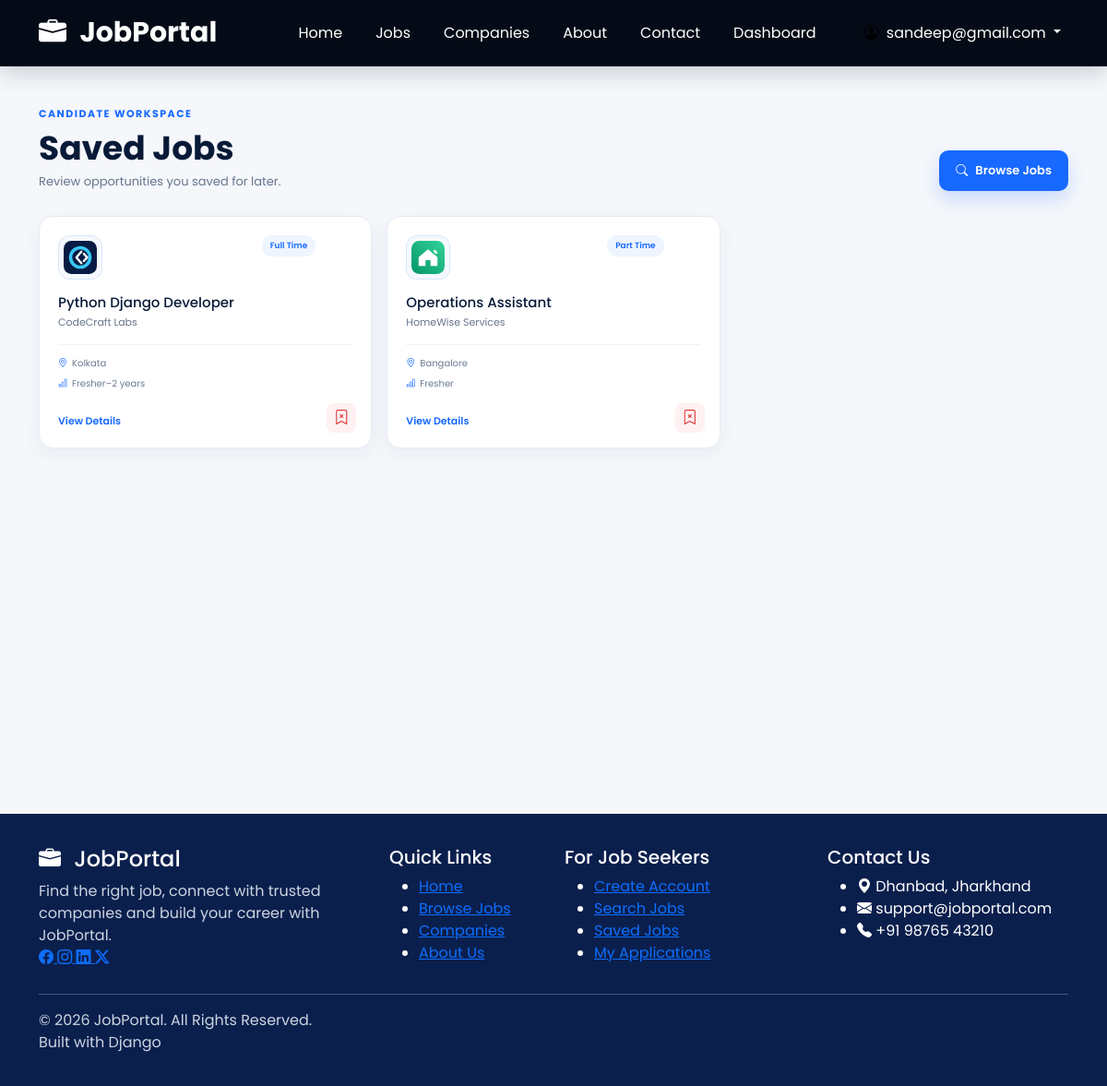
/jobs/saved-jobs/ (signed in), run on the app's committed database.
### accounts/models.py (models this page shows, shortened)
class User(AbstractUser):
    USER_TYPES = (
        ('candidate', 'Candidate'),
        ('employer', 'Employer'),
    )
    user_type = models.CharField(
        max_length=20,
        choices=USER_TYPES
    )
    phone = models.CharField(
        max_length=15,
        blank=True
    )
    profile_image = models.ImageField(
        upload_to='profiles/',
        blank=True,
        null=True
    )
    resume = models.FileField(
    upload_to="resumes/",
    blank=True,
    null=True
)

### jobs/models.py (models this page shows, shortened)
class SavedJob(models.Model):
    candidate = models.ForeignKey(
        settings.AUTH_USER_MODEL,
        on_delete=models.CASCADE,
        related_name="saved_jobs"
    )
    job = models.ForeignKey(
        Job,
        on_delete=models.CASCADE,
        related_name="saved_by_candidates"
    )
    saved_at = models.DateTimeField(
        auto_now_add=True
    )
    class Meta:
        unique_together = (
            "candidate",
            "job"
        )

class Job(models.Model):
    JOB_TYPES = (
        ("full_time", "Full Time"),
        ("part_time", "Part Time"),
        ("internship", "Internship"),
        ("contract", "Contract"),
        ("remote", "Remote"),
    )
    employer = models.ForeignKey(
        settings.AUTH_USER_MODEL,
        on_delete=models.CASCADE,
        related_name="posted_jobs"
    )
    title = models.CharField(max_length=200)
    company_name = models.CharField(
        max_length=180,
        blank=True
    )
    category = models.CharField(
        max_length=100,
        blank=True
    )
    job_type = models.CharField(
        max_length=20,
        choices=JOB_TYPES
    )
    location = models.CharField(max_length=150)
    experience = models.CharField(
        max_length=100,
        blank=True
    )
    minimum_salary = models.PositiveIntegerField(
        blank=True,
        null=True
    )
    maximum_salary = models.PositiveIntegerField(
        blank=True,
        null=True
    )
    description = models.TextField()
    requirements = models.TextField()
    skills = models.CharField(
        max_length=500,
        blank=True
    )
    application_deadline = models.DateField(
        blank=True,
        null=True
    )
    number_of_vacancies = models.PositiveIntegerField(
        default=1
    )
    work_mode = models.CharField(
        max_length=50,
        blank=True
    )
    education_level = models.CharField(
        max_length=100,
        blank=True
    )
    benefits = models.CharField(
        max_length=500,
        blank=True
    )
    company_logo = models.ImageField(
        upload_to="company_logos/",
        blank=True,
        null=True
    )
    is_active = models.BooleanField(default=True)
    created_at = models.DateTimeField(auto_now_add=True)
    updated_at = models.DateTimeField(auto_now=True)

### jobs/views.py (the view)
@login_required
def saved_jobs(request):
    if request.user.user_type != "candidate":
        messages.error(
            request,
            "Only candidates can access saved jobs."
        )
        return redirect("home")
    candidate_saved_jobs = SavedJob.objects.filter(
        candidate=request.user
    ).select_related(
        "job",
        "job__employer"
    ).order_by("-saved_at")
    return render(
        request,
        "saved-jobs.html",
        {
            "saved_jobs": candidate_saved_jobs
        }
    )

### jobs/context_processors.py (called while the page is built, shortened)
def notification_count(request):
    if request.user.is_authenticated and request.user.user_type == "candidate":
        unread = Notification.objects.filter(candidate=request.user, is_read=False).count()
        return {"candidate_unread_notifications_count": unread, "unread_notifications_count": 0}
    return {"unread_notifications_count": 0, "candidate_unread_notifications_count": 0}

### templates/saved-jobs.html (shortened to what this page needs)
{% extends "base.html" %}{% block title %}Saved Jobs | JobPortal{% endblock %}{% block content %}<main class="listing-page"><div class="container"><div class="dashboard-heading"><div><span>CANDIDATE WORKSPACE</span><h1>Saved Jobs</h1><p>Review opportunities you saved for later.</p></div><a href="{% url 'browse_jobs' %}" class="dashboard-primary-btn"><i class="bi bi-search"></i> Browse Jobs</a></div><div class="saved-professional-grid">{% for saved in saved_jobs %}<article class="dashboard-job-card"><form method="post" action="{% url 'toggle_saved_job' saved.job.id %}">{% csrf_token %}<button class="saved-remove" type="submit" aria-label="Remove saved job"><i class="bi bi-bookmark-x"></i></button></form><div class="dashboard-company-logo">{% if saved.job.company_logo %}<img src="{{ saved.job.company_logo.url }}" alt="Company logo">{% else %}{{ saved.job.title|slice:":1"|upper }}{% endif %}</div><span class="job-type-pill">{{ saved.job.get_job_type_display }}</span><h3>{{ saved.job.title|title }}</h3><p>{{ saved.job.company_name|default:saved.job.employer.first_name|default:saved.job.employer.username }}</p><div><span><i class="bi bi-geo-alt"></i>{{ saved.job.location }}</span><span><i class="bi bi-bar-chart"></i>{{ saved.job.experience|default:"Not specified" }}</span></div><a href="{% url 'job_detail' saved.job.id %}">View Details </a></article>{% empty %}<div class="pro-empty wide"><i class="bi bi-bookmark"></i><h3>No saved jobs</h3><p>Use the bookmark option to keep interesting jobs here.</p><a href="{% url 'browse_jobs' %}">Browse Jobs</a></div>{% endfor %}</div></div></main>{% endblock %}

### templates/base.html (shortened to what this page needs)
{% load static %}
<!DOCTYPE html>
<html lang="en">
<head>
    <link href="https://cdn.jsdelivr.net/npm/bootstrap@5.3.3/dist/css/bootstrap.min.css"
          rel="stylesheet">
    <link rel="stylesheet"
          href="https://cdn.jsdelivr.net/npm/bootstrap-icons@1.11.3/font/bootstrap-icons.min.css">
    <link rel="stylesheet"
          href="{% static 'css/style.css' %}">
</head>
<body>
<nav class="navbar navbar-expand-lg navbar-dark main-navbar {% block navbar_extra_class %}{% endblock %}">
    <div class="container">
        <a class="navbar-brand fw-bold"
           href="{% url 'home' %}">
            <i class="bi bi-briefcase-fill me-2"></i>
            JobPortal
        </a>
        <div class="collapse navbar-collapse"
             id="mainNavbar">
            <ul class="navbar-nav ms-auto align-items-lg-center">
                <li class="nav-item">
                    <a class="nav-link"
                       href="{% url 'home' %}">
                        Home
                    </a>
                </li>
                <li class="nav-item">
                    <a class="nav-link"
                       href="{% url 'browse_jobs' %}">
                        Jobs
                    </a>
                </li>
                <li class="nav-item">
                    <a class="nav-link"
                       href="{% url 'companies' %}">
                        Companies
                    </a>
                </li>
                <li class="nav-item">
                    <a class="nav-link"
                       href="{% url 'about' %}">
                        About
                    </a>
                </li>
                <li class="nav-item">
                    <a class="nav-link"
                       href="{% url 'contact' %}">
                        Contact
                    </a>
                </li>
                {% if user.is_authenticated %}
                    {% if user.user_type == "candidate" %}
                        <li class="nav-item">
                            <a class="nav-link"
                               href="{% url 'candidate_dashboard' %}">
                                Dashboard
                            </a>
                        </li>
                    {% endif %}
                    <li class="nav-item dropdown ms-lg-3">
                        <a class="nav-link dropdown-toggle user-dropdown"
                           href="#"
                           role="button"
                           data-bs-toggle="dropdown"
                           aria-expanded="false">
                            <i class="bi bi-person-circle me-1"></i>
                            {{ user.username }}
                        </a>
                    </li>
                {% endif %}
            </ul>
        </div>
    </div>
</nav>
<main>
    {% block content %}
    {% endblock %}
</main>
<footer class="main-footer">
    <div class="container">
        <div class="row gy-4">
            <div class="col-lg-4 col-md-6">
                <h4 class="footer-logo">
                    <i class="bi bi-briefcase-fill me-2"></i>
                    JobPortal
                </h4>
                <p class="footer-description">
                    Find the right job, connect with trusted companies
                    and build your career with JobPortal.
                </p>
                <div class="footer-social-links">
                    <a href="#">
                        <i class="bi bi-facebook"></i>
                    </a>
                    <a href="#">
                        <i class="bi bi-instagram"></i>
                    </a>
                    <a href="#">
                        <i class="bi bi-linkedin"></i>
                    </a>
                    <a href="#">
                        <i class="bi bi-twitter-x"></i>
                    </a>
                </div>
            </div>
            <div class="col-lg-2 col-md-6">
                <h5>Quick Links</h5>
                <ul class="footer-links">
                    <li>
                        <a href="/">Home</a>
                    </li>
                    <li>
                        <a href="/jobs/browse/">Browse Jobs</a>
                    </li>
                    <li>
                        <a href="/companies/">Companies</a>
                    </li>
                    <li>
                        <a href="/about/">About Us</a>
                    </li>
                </ul>
            </div>
            <div class="col-lg-3 col-md-6">
                <h5>For Job Seekers</h5>
                <ul class="footer-links">
                    <li>
                        <a href="/accounts/register/">
                            Create Account
                        </a>
                    </li>
                    <li>
                        <a href="/jobs/browse/">
                            Search Jobs
                        </a>
                    </li>
                    <li>
                        <a href="/jobs/saved-jobs/">
                            Saved Jobs
                        </a>
                    </li>
                    <li>
                        <a href="/jobs/candidate-applications/">
                            My Applications
                        </a>
                    </li>
                </ul>
            </div>
            <div class="col-lg-3 col-md-6">
                <h5>Contact Us</h5>
                <ul class="footer-contact">
                    <li>
                        <i class="bi bi-geo-alt-fill"></i>
                        Dhanbad, Jharkhand
                    </li>
                    <li>
                        <i class="bi bi-envelope-fill"></i>
                        support@jobportal.com
                    </li>
                    <li>
                        <i class="bi bi-telephone-fill"></i>
                        +91 98765 43210
                    </li>
                </ul>
            </div>
        </div>
        <hr class="footer-divider">
        <div class="footer-bottom">
            <p>
                © 2026 JobPortal. All Rights Reserved.
            </p>
            <p>
                Built with Django
            </p>
        </div>
    </div>
</footer>
</body>
</html>

### data on the page
User: username "sandeep@gmail.com"
SavedJob: job.company_logo (picture), job.job_type "Full Time", job "Python Django Developer", job.company_name "CodeCraft Labs", job.location "Kolkata", job.experience "Fresher–2 years"
SavedJob: job.company_logo (picture), job.job_type "Part Time", job "Operations Assistant", job.company_name "HomeWise Services", job.location "Bangalore", job.experience "Fresher"
